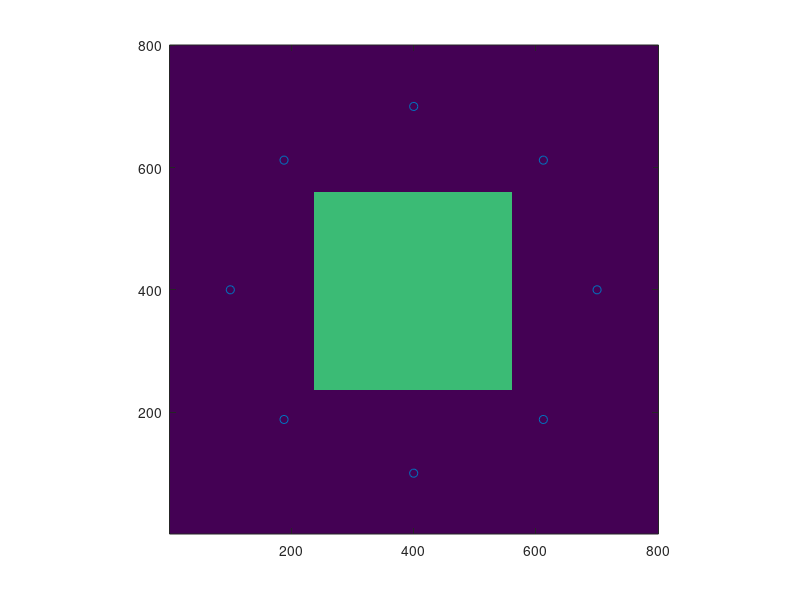

Reproduce this figure in MATLAB. (Note: this script raises an error after producing the figure.)
clear
size=200;
Debye_fine_test_model=zeros(size);
Debye_fine_test_model_EpsDelta=zeros(size);
Debye_fine_test_model_EpsInf=ones(size);
Debye_fine_test_model_Sigma_s=zeros(size);
for i=60:140
    for j=60:140
        %if (i-size/2)^2+(j-size/2)^2<=40^2
            Debye_fine_test_model(i,j)=0.5;
        %end
    end
end
            
for i=80:100
    for j=100:120
        Debye_fine_test_model(i,j)=0.5;
        Debye_fine_test_model_EpsInf(i,j)=1.6;
        %Debye_fine_test_model_Sigma_s(i,j)=0.1;

    end
end
for i=110:130
    for j=100:120
        Debye_fine_test_model(i,j)=0.5;
        Debye_fine_test_model_EpsInf(i,j)=1.6;
        %Debye_fine_test_model_Sigma_s(i,j)=0.1;
    end
end
for i=1:8
    antLocations_fine_2D(i,1)=400+4*75*(cos((i-1)*pi/4));
    antLocations_fine_2D(i,2)=400+4*75*(sin((i-1)*pi/4));
end
Debye_fine_test_model=imresize(Debye_fine_test_model,4,'nearest');
Debye_fine_test_model_EpsInf=imresize(Debye_fine_test_model_EpsInf,4,'nearest');
Debye_fine_test_model_EpsDelta=imresize(Debye_fine_test_model_EpsDelta,4,'nearest');
Debye_fine_test_model_Sigma_s=imresize(Debye_fine_test_model_Sigma_s,4,'nearest');
imagesc(Debye_fine_test_model');
axis xy
axis square
hold on
scatter(antLocations_fine_2D(:,1),antLocations_fine_2D(:,2))


frequency=(0.5:0.1:2.5)*1e9;
mats=struct;
mats=AddMaterials(mats,'immer',0,[1,0,0,1.4288e-10]);
init_guess=struct;
init_guess=AddDebye(init_guess,[1,0,0,0]);